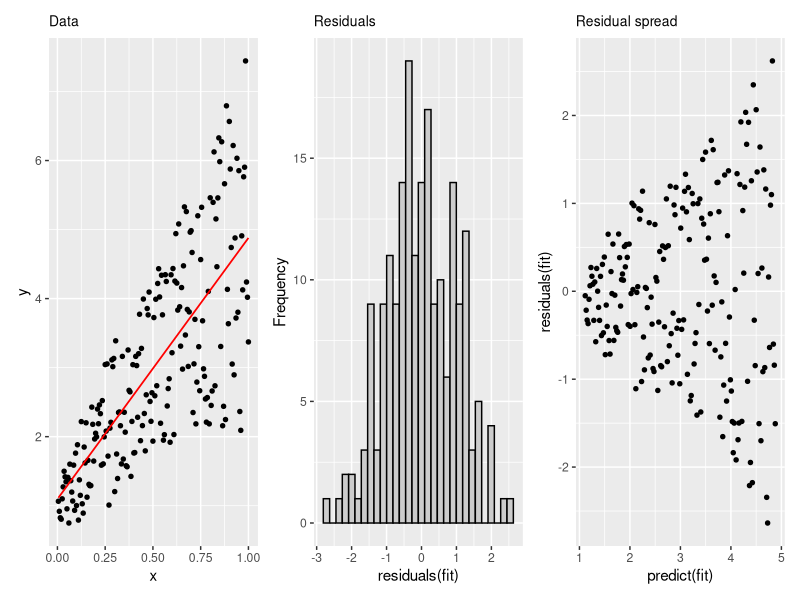

Here is the R script that generated this plot:
## =====================================================
## 1. Generate synthetic data with heteroskedasticity
## =====================================================

# Set the random seed for reproducibility
set.seed(123456)

# Number of observations
n <- 200

# Regressor x on [0, 1]
x <- seq(1, n) / n

# Generate i.i.d. N(0, 1) disturbances
e <- rnorm(n, mean = 0, sd = 1)

# Reassign the same draws so that larger absolute values
# tend to be paired with larger x-values
i <- order(runif(n, max = dnorm(e)))
y <- 1 + 4 * x + e[rev(i)]

# Put data in a data frame
dat <- data.frame(x = x, y = y)

## =====================================================
## 2. Estimate OLS regression
## =====================================================

fit <- lm(y ~ x, data = dat)

# Add fitted values and residuals
dat$fit   <- fitted(fit)
dat$resid <- residuals(fit)

## =====================================================
## 3. Plots using ggplot2
## =====================================================

library(ggplot2)
library(patchwork)   # for arranging multiple ggplots

# (a) Data and fitted line
p1 <- ggplot(dat, aes(x = x, y = y)) +
  geom_point(size = 1.2) +
  geom_smooth(method = "lm", se = FALSE,
              linewidth = 0.6, colour = "red") +
  labs(title = "Data", x = "x", y = "y")

# (b) Histogram of residuals
p2 <- ggplot(dat, aes(x = resid)) +
  geom_histogram(colour = "black", fill = "grey80") +
  labs(title = "Residuals",
       x = "residuals(fit)", y = "Frequency")

# (c) Residuals vs predicted values
p3 <- ggplot(dat, aes(x = fit, y = resid)) +
  geom_point(size = 1.2) +
  labs(title = "Residual spread",
       x = "predict(fit)", y = "residuals(fit)")

# Arrange the three plots in one row
heter_sim_plot <- (p1 + p2 + p3 + plot_layout(nrow = 1)) &
  theme(plot.title = element_text(size = 10))

## =====================================================
## 4. Save figure (6 x 4 inches, 300 dpi)
## =====================================================

ggsave("heter_sim.png", heter_sim_plot, width = 6, height = 4, dpi = 300)
